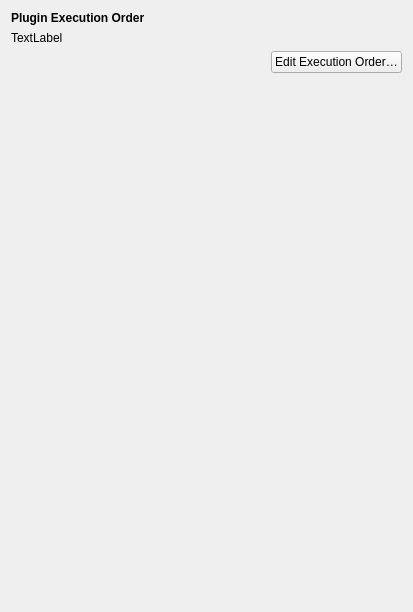
<?xml version="1.0" encoding="UTF-8"?>
<ui version="4.0">
 <class>PluginExecutionOrderOptionsPage</class>
 <widget class="QWidget" name="PluginExecutionOrderOptionsPage">
  <property name="geometry">
   <rect>
    <x>0</x>
    <y>0</y>
    <width>413</width>
    <height>612</height>
   </rect>
  </property>
  <layout class="QVBoxLayout">
   <item>
    <widget class="QLabel" name="page_header_label">
     <property name="font">
      <font>
       <bold>true</bold>
      </font>
     </property>
     <property name="text">
      <string>Plugin Execution Order</string>
     </property>
    </widget>
   </item>
   <item>
    <widget class="QLabel" name="description">
     <property name="text">
      <string>TextLabel</string>
     </property>
     <property name="wordWrap">
      <bool>true</bool>
     </property>
    </widget>
   </item>
   <item>
    <layout class="QHBoxLayout" name="horizontalLayout">
     <property name="topMargin">
      <number>0</number>
     </property>
     <item>
      <spacer name="horizontalSpacer">
       <property name="orientation">
        <enum>Qt::Orientation::Horizontal</enum>
       </property>
       <property name="sizeHint" stdset="0">
        <size>
         <width>40</width>
         <height>20</height>
        </size>
       </property>
      </spacer>
     </item>
     <item>
      <widget class="QPushButton" name="edit_plugin_order">
       <property name="text">
        <string>Edit Execution Order…</string>
       </property>
      </widget>
     </item>
    </layout>
   </item>
   <item>
    <spacer>
     <property name="orientation">
      <enum>Qt::Orientation::Vertical</enum>
     </property>
     <property name="sizeHint" stdset="0">
      <size>
       <width>20</width>
       <height>41</height>
      </size>
     </property>
    </spacer>
   </item>
  </layout>
 </widget>
 <resources/>
 <connections/>
</ui>
